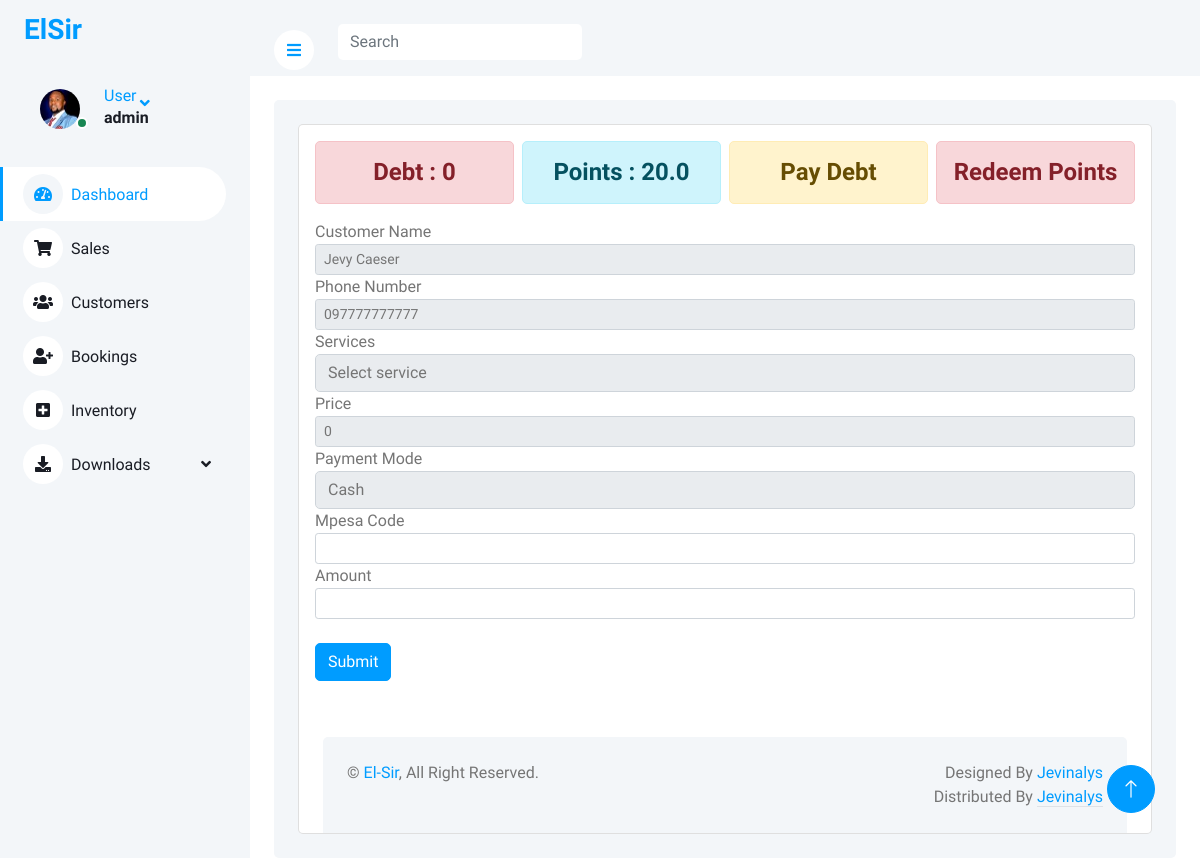
Screenshot of /addSales/6 (signed in) with the database file from the repository.
### elsiruser/models.py (models this page shows)
class Customer(models.Model):
    first_name = models.CharField(max_length=255)
    second_name = models.CharField(max_length=255)
    phone = models.CharField(max_length=12)
    email_address =models.EmailField(null=True,blank=True)
    debt = models.IntegerField(null=True, blank=True,default=0)
    loyalty_points = models.FloatField(null=True, blank=True,default=0)
    def __str__(self):
        return str(self.first_name) +' '+ str(self.second_name)

### elsiruser/views.py (the view, shortened to what this page needs)
# urls.py: path('addSales/<str:pk>',views.addSales, name="addSales"),
@login_required(login_url='login')
def addSales(request,pk):
    customer = Customer.objects.get(id=pk)
    form = SalesForm(initial = {'customer_name':customer,'phone':customer.phone})
    services = Service.objects.all()
    context = {
        'customer':customer,
        'form':form,
        'sales': sales,
        'services': services,
        'values': request.POST
    }
    return render(request,'addSales.html',context)

### elsiruser/forms.py
class SalesForm(ModelForm):
    class Meta:
        model = Sale
        fields = ['customer_name','phone','services','payment_mode','mpesa_code','amount']

### elsiruser/templates/addSales.html (shortened to what this page needs)
{% extends 'base.html' %}
{% load static %}
{% block content %}
{%include 'sidebar.html' %}
<div class="content">
  <nav class="navbar navbar-expand bg-light navbar-light sticky-top px-4 py-0">
    <a href="#" class="sidebar-toggler flex-shrink-0">
      <i class="fa fa-bars"></i>
    </a>
    <form class="d-none d-md-flex ms-4">
      <input class="form-control border-0" type="search" placeholder="Search">
    </form>
  </nav>
  <div class="container-fluid pt-4 px-4">
    <div class="bg-light text-left rounded p-4">
      <div class="card">
        <div class="card-body">
          <div class="row g-2">
            <div class="col-sm-4 col-xl-3">
                  <div>
                      <h4 class="text-center alert alert-danger ">Debt : {{customer.debt}}</h4>
                  </div>
            </div>
            <div class="col-sm-4 col-xl-3">
              <div>
                  <h4 class="text-center alert alert-info ">Points : {{customer.loyalty_points}}</h4>
              </div>
            </div>
            <div class="col-sm-4 col-xl-3">
              <div>
                  <a href="{% url 'payDebt' customer.id %}"><h4 class="text-center alert alert-warning">Pay Debt</h4></a>
              </div>
            </div>
            <div class="col-sm-4 col-xl-3">
              <div>
                  <a href="{% url 'redeemPoints' customer.id %}"><h4 class="text-center alert alert-danger">Redeem Points</h4></a>
              </div>
            </div>
          </div>
          <form action="{% url 'addSales' customer.id %}" method="post">
            <div class="form-group">
              <label for="">Customer Name</label>
              <input type="text" class="form-control form-control-sm" name="customerName" value="{{customer}}" readonly/>
              <div class="form-group">
                <label for="">Phone Number</label>
                <input type="text" class="form-control form-control-sm" name="customerName" value="{{customer.phone}}" readonly />
                <div class="form-group">
                  <label for="">Services</label>
                  <select class="form-control" id="serviceID" name="services">
                    {% for services in services %}
                    <option name="services" id="selectedservice"  data-servid="{{services.id}}" value="{{ services.service_name}}"> {{services.service_name}}</option>
                    {% endfor %}
                  </select>
                </div>
                <div class="form-group">
                  <label for="serviceprice">Price</label>
                  <input type="number" value="0" class="form-control form-control-sm" id="serviceprice" name="serviceprice" readonly />
                  </div>
                  <div class="form-group">
                    <label for="">Payment Mode</label>
                    <select class="form-control" default="{{values.cash}}" name="payment">
                      <option name="payment" value="{{values.cash}}">Cash</option>
                    </select>
                  </div>
                  <div class="form-group">
                    <label for="">Mpesa Code</label>
                    <input type="text" class="form-control form-control-sm" name="code" value="{{values.code}}" />
                  </div>
                  <div class="form-group">
                    <label for="">Amount</label>
                    <input type="text" class="form-control form-control-sm" name="amount" value="{{values.amount}}" />
                  </div>
                  <br>
                  <input type="submit" value="Submit" class="btn btn-primary btn-primary-sm" />
          </form>
        </div>
      </div>
    </div>
    {% endblock %}

### elsiruser/templates/sidebar.html (shortened to what this page needs)
{% load static %}
<div class="sidebar pe-4 pb-3">
    <nav class="navbar bg-light navbar-light">
        <a href="dashboard.html" class="navbar-brand mx-4 mb-3">
            <h3 class="text-primary"></i>ElSir</h3>
        </a>
        {% if user.is_authenticated %}
            <div class="nav-item dropdown">
                <a href="#" class="nav-link dropdown-toggle" data-bs-toggle="dropdown">
                    <div class="d-flex align-items-center ms-4 mb-4">
                        <div class="position-relative">
                            <img class="rounded-circle me-lg-2" src="{% static 'elsiruser/img/user1.jpg' %}" alt="" style="width: 40px; height: 40px;">
                            <div class="bg-success rounded-circle border border-2 border-white position-absolute end-0 bottom-0 p-1"></div>
                        </div>
                        <div class="ms-3">
                            <span class="d-none d-lg-inline-flex">User</span>
                            <h6>{{user.username}}</h6>
                        </div>
                    </div>
                </a>
            </div>
        {% else %}
            <a href="{%url 'login' %}" class="dropdown-item">LogIn</a>
        {% endif %}
        <div class="navbar-nav w-100">
            <a href="{% url 'dashboard' %}" class="nav-item nav-link active"><i class="fa fa-tachometer-alt me-2"></i>Dashboard</a>
            <a href="{% url 'sales' %}" class="nav-item nav-link"><i class="fa fa-shopping-cart me-2"></i>Sales</a>
            <a href="{% url 'customers' %}" class="nav-item nav-link"><i class="fa fa-users me-2"></i>Customers</a>
            <a href="{% url 'bookings' %}" class="nav-item nav-link"><i class="fa fa-user-plus me-2"></i>Bookings</a>
            <a href="{% url 'Inventory' %}" class="nav-item nav-link"><i class="fa fa-plus-square me-2"></i>Inventory</a>
            <div class="nav-item dropdown">
                <a href="#" class="nav-link dropdown-toggle" data-bs-toggle="dropdown"><i class="fa fa-download me-2"></i>Downloads</a>
            </div>
        </div>
    </nav>
</div>

### static/elsiruser/css/style.css (style rules this page uses)
:root { --primary: #009CFF; --light: #F3F6F9; --dark: #191C24; }
.btn { transition: .5s; }
.btn.btn-primary { color: #FFFFFF; }
.sidebar { position: fixed; top: 0; left: 0; bottom: 0; width: 250px; height: 100vh; overflow-y: auto; background: var(--light); transition: 0.5s; z-index: 999; }
.content { margin-left: 250px; min-height: 100vh; background: #FFFFFF; transition: 0.5s; }
@media (min-width: 992px) { .sidebar { margin-left: 0; } }
@media (min-width: 992px) { .content { width: calc(100% - 250px); } }
.sidebar .navbar .navbar-nav .nav-link { padding: 7px 20px; color: var(--dark); font-weight: 500; border-left: 3px solid var(--light); border-radius: 0 30px 30px 0; outline: none; }
.sidebar .navbar .navbar-nav .nav-link:hover, .sidebar .navbar .navbar-nav .nav-link.active { color: var(--primary); background: #FFFFFF; border-color: var(--primary); }
.sidebar .navbar .navbar-nav .nav-link i { width: 40px; height: 40px; display: inline-flex; align-items: center; justify-content: center; background: #FFFFFF; border-radius: 40px; }
.sidebar .navbar .navbar-nav .nav-link:hover i, .sidebar .navbar .navbar-nav .nav-link.active i { background: var(--light); }
.sidebar .navbar .dropdown-toggle::after { position: absolute; top: 15px; right: 15px; border: none; content: "\f107"; font-family: "Font Awesome 5 Free"; font-weight: 900; transition: .5s; }
.content .navbar .sidebar-toggler, .content .navbar .navbar-nav .nav-link i { width: 40px; height: 40px; display: inline-flex; align-items: center; justify-content: center; background: #FFFFFF; border-radius: 40px; }

### rows the page displays
Customer: debt "0", loyalty_points "20.0", customerName "Jevy Caeser", customerName "097777777777"

### other values shown
{{ user.username }} "admin"
form field services "Select service"
